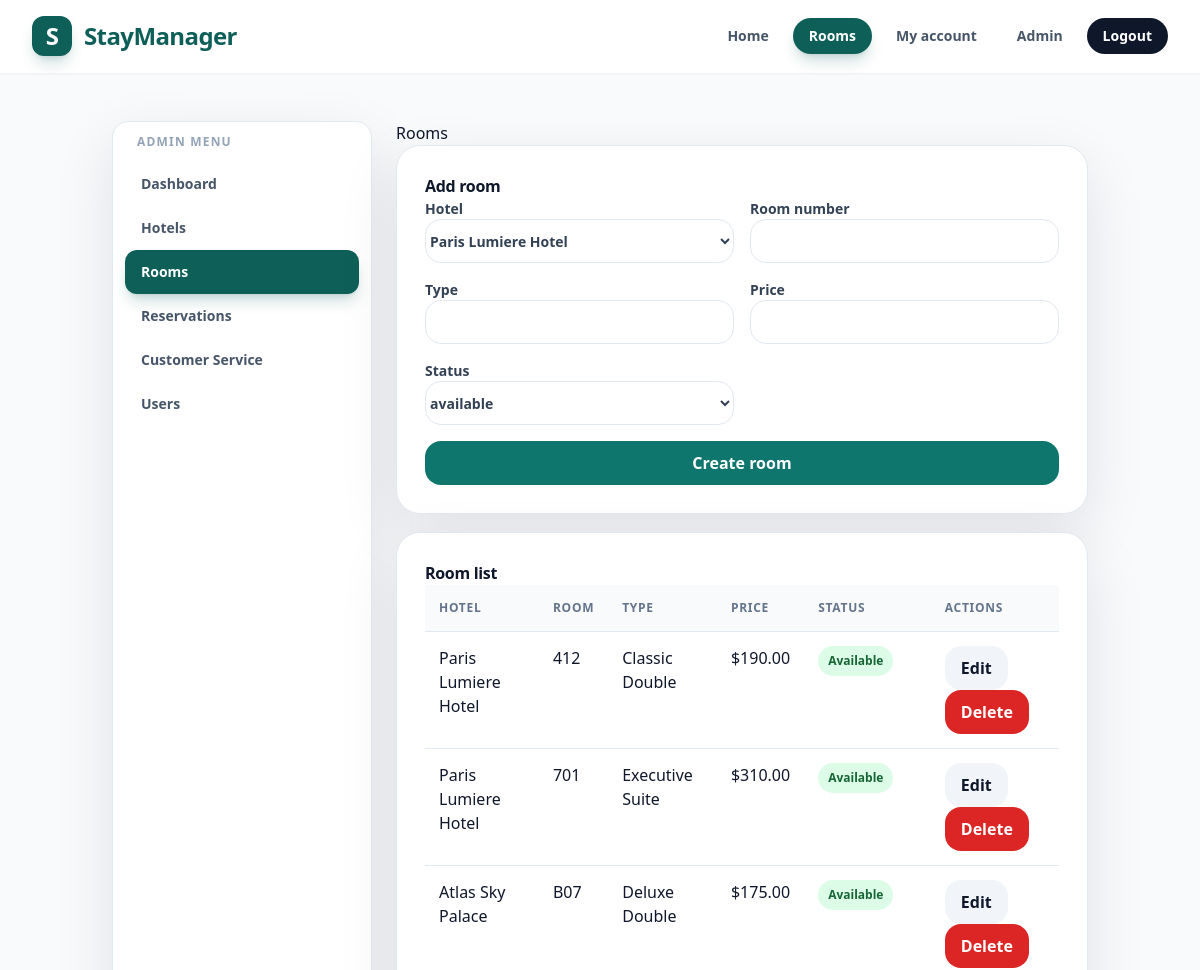
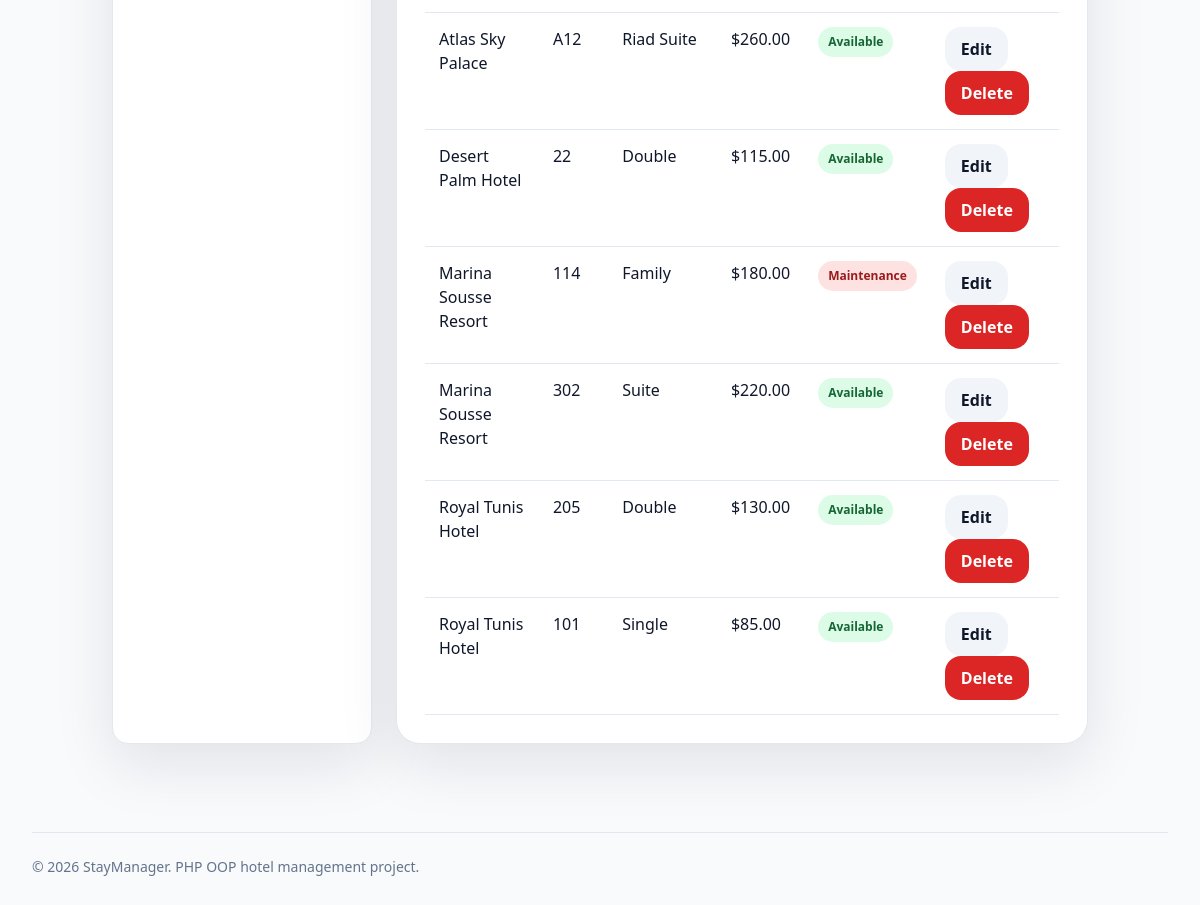
/admin/rooms.php (signed in), run on the app's committed database (2 pictures, top to bottom).
### tables this page shows
CREATE TABLE rooms (
    id INT AUTO_INCREMENT PRIMARY KEY,
    hotel_id INT NOT NULL,
    room_number VARCHAR(30) NOT NULL,
    type VARCHAR(80) NOT NULL,
    price DECIMAL(10, 2) NOT NULL,
    status ENUM('available', 'reserved', 'maintenance') NOT NULL DEFAULT 'available',
    created_at TIMESTAMP DEFAULT CURRENT_TIMESTAMP,
    CONSTRAINT fk_rooms_hotel FOREIGN KEY (hotel_id) REFERENCES hotels(id) ON DELETE CASCADE
);

CREATE TABLE hotels (
    id INT AUTO_INCREMENT PRIMARY KEY,
    name VARCHAR(150) NOT NULL,
    city VARCHAR(100) NOT NULL,
    country VARCHAR(100) NOT NULL DEFAULT 'Tunisia',
    stars TINYINT NOT NULL DEFAULT 4,
    photo_url VARCHAR(500) NULL,
    address VARCHAR(255) NOT NULL,
    description TEXT NOT NULL,
    created_at TIMESTAMP DEFAULT CURRENT_TIMESTAMP
);

### app/Models/Hotel.php (called while the page is built, shortened)
<?php
class Hotel
{
    public function all(): array
    {
        return $this->db->query('SELECT * FROM hotels ORDER BY id DESC')->fetchAll();
    }
}

### app/Core/helpers.php (called while the page is built, shortened)
<?php
function basePath(): string
{
    $scriptName = str_replace('\\', '/', $_SERVER['SCRIPT_NAME'] ?? '');
    $publicPosition = strpos($scriptName, '/public/');
    return '';
}
function url(string $path = ''): string
{
    $path = '/' . ltrim($path, '/');
    return basePath() . ($path === '/' ? '' : $path);
}
function e(?string $value): string
{
    return htmlspecialchars($value ?? '', ENT_QUOTES, 'UTF-8');
}

### app/Models/Room.php (called while the page is built, shortened)
<?php
class Room
{
    public function all(): array
    {
        $sql = 'SELECT rooms.*, hotels.name AS hotel_name, hotels.city, hotels.country, hotels.stars, hotels.photo_url, hotels.description AS hotel_description
                FROM rooms
                JOIN hotels ON hotels.id = rooms.hotel_id
                ORDER BY rooms.id DESC';
        return $this->db->query($sql)->fetchAll();
    }
}

### public/admin/rooms.php (the view, shortened to what this page needs)
<?php
require_once __DIR__ . '/../../app/bootstrap.php';
$roomModel = new Room($db);
$hotelModel = new Hotel($db);
$editRoom = null;
$rooms = $roomModel->all();
$hotels = $hotelModel->all();
require_once __DIR__ . '/../includes/header.php';
?>
<main class="container admin-layout">
    <?php require_once __DIR__ . '/includes/sidebar.php'; ?>
    <section>
        <h1>Rooms</h1>
        <section class="card">
            <h2><?= $editRoom ? 'Edit room' : 'Add room' ?></h2>
            <form class="form" method="post">
                <div class="form-row">
                    <label>Hotel
                        <select name="hotel_id" required>
                            <?php foreach ($hotels as $hotel): ?>
                                <option value="<?= (int) $hotel['id'] ?>" <?= (int) ($editRoom['hotel_id'] ?? 0) === (int) $hotel['id'] ? 'selected' : '' ?>>
                                    <?= e($hotel['name']) ?>
                                </option>
                            <?php endforeach; ?>
                        </select>
                    </label>
                    <label>Room number <input type="text" name="room_number" value="<?= e($editRoom['room_number'] ?? '') ?>" required></label>
                </div>
                <div class="form-row">
                    <label>Type <input type="text" name="type" value="<?= e($editRoom['type'] ?? '') ?>" required></label>
                    <label>Price <input type="number" step="0.01" name="price" value="<?= e((string) ($editRoom['price'] ?? '')) ?>" required></label>
                    <label>Status
                        <select name="status">
                            <?php foreach (['available', 'reserved', 'maintenance'] as $status): ?>
                                <option value="<?= $status ?>" <?= ($editRoom['status'] ?? '') === $status ? 'selected' : '' ?>><?= $status ?></option>
                            <?php endforeach; ?>
                        </select>
                    </label>
                </div>
                <button class="btn" type="submit"><?= $editRoom ? 'Update room' : 'Create room' ?></button>
            </form>
        </section>
        <section class="card" style="margin-top: 18px;">
            <h2>Room list</h2>
            <div class="table-wrap">
                <table>
                    <thead><tr><th>Hotel</th><th>Room</th><th>Type</th><th>Price</th><th>Status</th><th>Actions</th></tr></thead>
                    <tbody>
                        <?php foreach ($rooms as $room): ?>
                            <tr>
                                <td><?= e($room['hotel_name']) ?></td>
                                <td><?= e($room['room_number']) ?></td>
                                <td><?= e($room['type']) ?></td>
                                <td>$<?= number_format((float) $room['price'], 2) ?></td>
                                <td><span class="status <?= e($room['status']) ?>"><?= e($room['status']) ?></span></td>
                                <td>
                                    <a class="btn secondary" href="<?= e(url('/admin/rooms.php?edit=' . (int) $room['id'])) ?>">Edit</a>
                                    <form class="inline-form" method="post">
                                        <button class="btn danger" type="submit">Delete</button>
                                    </form>
                                </td>
                            </tr>
                        <?php endforeach; ?>
                    </tbody>
                </table>
            </div>
        </section>
    </section>
</main>
<?php require_once __DIR__ . '/../includes/footer.php'; ?>

### public/assets/css/style.css (style rules this page uses)
:root { --brand: #0f766e; --brand-dark: #123735; --border: #e2e8f0; --text: #0f172a; --muted: #64748b; }
a { color: inherit; text-decoration: none; }
.container { margin: 0 auto; max-width: 1280px; padding: 48px 24px; }
.admin-layout { display: grid; gap: 24px; grid-template-columns: 260px minmax(0, 1fr); }
.card { background: #fff; border: 1px solid var(--border); border-radius: 24px; box-shadow: 0 20px 60px rgba(15, 23, 42, 0.10); padding: 28px; }
.card h1, .card h2, .card h3 { color: var(--text); font-weight: 900; letter-spacing: -0.02em; margin-top: 0; }
.btn { align-items: center; background: var(--brand); border: 0; border-radius: 16px; color: #fff; cursor: pointer; display: inline-flex; font-weight: 900; justify-content: center; min-height: 44px; padding: 10px 16px; transition: 0.2s ease; }
.btn.secondary { background: #f1f5f9; color: var(--text); }
.btn.danger { background: #dc2626; }
.form { display: grid; gap: 16px; }
.form-row { display: grid; gap: 16px; grid-template-columns: repeat(auto-fit, minmax(220px, 1fr)); }
label { color: #334155; font-size: 14px; font-weight: 800; }
input, select, textarea { background: #fff; border: 1px solid var(--border); border-radius: 16px; color: var(--text); font: inherit; margin-top: 6px; min-height: 44px; outline: none; padding: 10px 14px; transition: 0.2s ease; width: 100%; }
.table-wrap { overflow-x: auto; }
table { border-collapse: collapse; width: 100%; }
th, td { border-bottom: 1px solid var(--border); padding: 14px; text-align: left; vertical-align: top; }
th { background: #f8fafc; color: #64748b; font-size: 12px; font-weight: 900; letter-spacing: 0.06em; text-transform: uppercase; }
.status { border-radius: 999px; display: inline-block; font-size: 12px; font-weight: 900; padding: 6px 10px; text-transform: capitalize; }
.status.confirmed, .status.available { background: #dcfce7; color: #166534; }
.status.cancelled, .status.maintenance { background: #fee2e2; color: #991b1b; }
.inline-form { display: inline; }

### data on the page
rooms: hotel.name "Paris Lumiere Hotel", room_number "412", type "Classic Double", price "190.00", status "Available"
rooms: hotel.name "Paris Lumiere Hotel", room_number "701", type "Executive Suite", price "310.00", status "Available"
rooms: hotel.name "Atlas Sky Palace", room_number "B07", type "Deluxe Double", price "175.00", status "Available"
rooms: hotel.name "Atlas Sky Palace", room_number "A12", type "Riad Suite", price "260.00", status "Available"
rooms: hotel.name "Desert Palm Hotel", room_number "22", type "Double", price "115.00", status "Available"
rooms: hotel.name "Marina Sousse Resort", room_number "114", type "Family", price "180.00", status "Maintenance"
rooms: hotel.name "Marina Sousse Resort", room_number "302", type "Suite", price "220.00", status "Available"
rooms: hotel.name "Royal Tunis Hotel", room_number "205", type "Double", price "130.00", status "Available"
rooms: hotel.name "Royal Tunis Hotel", room_number "101", type "Single", price "85.00", status "Available"

### other printed values
form field hotel_id "Paris Lumiere Hotel"
form field status "available"
